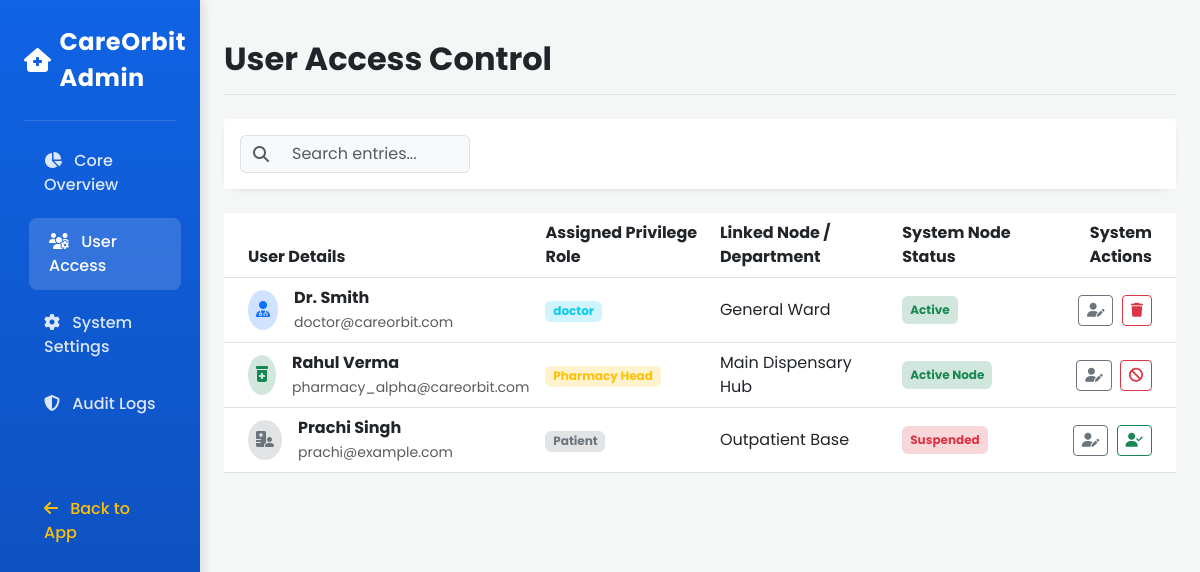
/user-management, run on an earlier commit of the app's database.
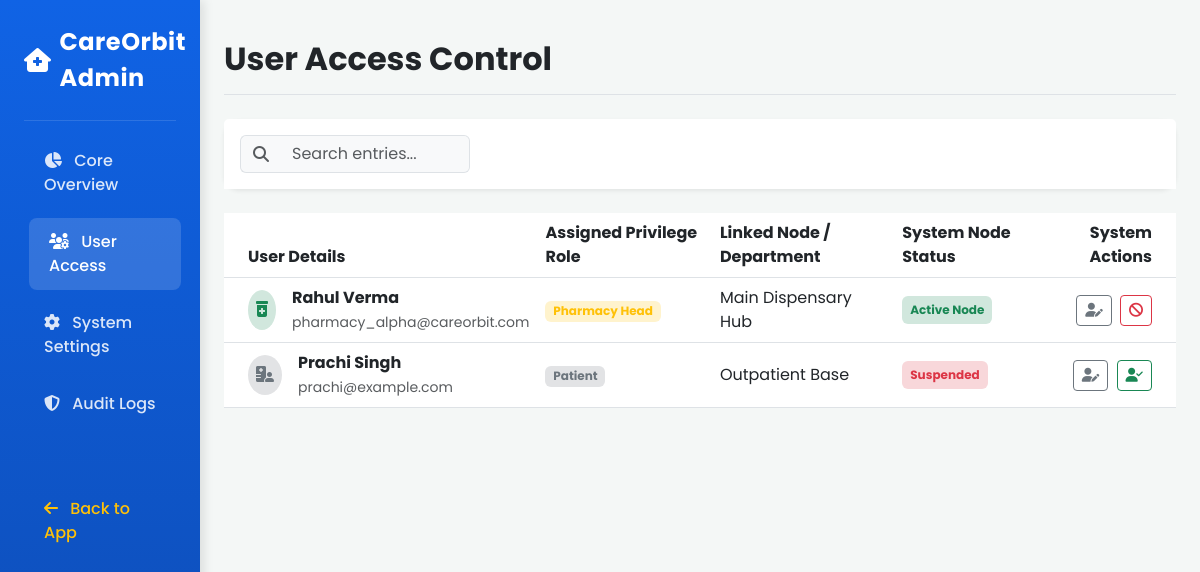
And on a later commit of the database.
### models.py (models this page shows)
class User(db.Model):
    id = db.Column(db.Integer, primary_key=True)
    username = db.Column(db.String(150), unique=True, nullable=False)
    email = db.Column(db.String(150), unique=True, nullable=False)
    password = db.Column(db.String(150), nullable=False)
    role = db.Column(db.String(50), nullable=False)
    department = db.Column(db.String(100), nullable=True)
    status = db.Column(db.String(50), default='Active')

### app.py (the view)
@app.route("/user-management")
def user_management():
    users = User.query.all()
    return render_template("user_management.html", users=users)

### templates/user_management.html (shortened to what the changed rows need)
<!DOCTYPE html>
<html lang="en">
<head>
    <link href="https://cdn.jsdelivr.net/npm/bootstrap@5.3.0/dist/css/bootstrap.min.css" rel="stylesheet">
    <link rel="stylesheet" href="https://cdnjs.cloudflare.com/ajax/libs/font-awesome/6.4.0/css/all.min.css">
</head>
<body>
<div class="container-fluid">
    <div class="row">
        <main class="col-md-9 ms-sm-auto col-lg-10 px-md-4 py-4">
    <div class="d-flex justify-content-between flex-wrap flex-md-nowrap align-items-center pt-3 pb-2 mb-4 border-bottom">
        <h1 class="h2 fw-bold text-dark">User Access Control</h1>
    </div>
                <div class="card-body p-0">
                    <div class="table-responsive">
                        <table class="table table-hover align-middle mb-0">
                            <thead>
                                <tr>
                                    <th class="ps-4">User Details</th>
                                    <th>Assigned Privilege Role</th>
                                    <th>Linked Node / Department</th>
                                    <th>System Node Status</th>
                                    <th class="text-end pe-4">System Actions</th>
                                </tr>
                            </thead>
        {% for user in users %}
<tr>
    <td class="ps-4">
        <div class="d-flex align-items-center">
            <div class="bg-primary-subtle text-primary p-2 rounded-circle me-3">
                <i class="fa-solid fa-user-doctor"></i>
            </div>
            <div>
                <strong class="d-block text-dark">{{ user.username }}</strong>
                <span class="text-muted small">{{ user.email }}</span>
            </div>
        </div>
    </td>
    <td><span class="badge bg-info-subtle text-info">{{ user.role }}</span></td>
    <td>General Ward</td>
    <td><span class="badge bg-success-subtle text-success p-2">Active</span></td>
    <td class="text-end pe-4">
        <a href="/edit-user/{{ user.id }}" class="btn btn-sm btn-outline-secondary me-1">
            <i class="fa-solid fa-user-pen"></i>
        </a>
        <a href="/delete-user/{{ user.id }}" class="btn btn-sm btn-outline-danger"
           onclick="return confirm('Are you sure?')">
            <i class="fa-solid fa-trash"></i>
        </a>
    </td>
</tr>
{% endfor %}
                        </table>
                    </div>
                </div>
            </div>
    </div>
</body>
</html>

What changed in the data, as far as the page shows it:
removed User: username "Dr. Smith", email "doctor@careorbit.com", role "doctor"
